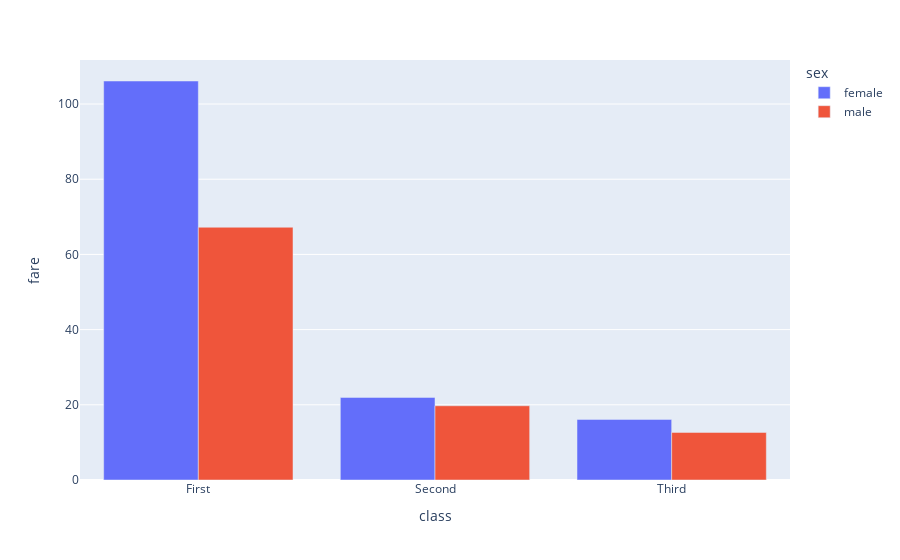

Notebook source saved alongside this figure:
### Code cell
px.bar(data_frame=dfr, x='class', y='fare', color='sex', barmode='group')

### Figure 1 — Plotly figure (JSON) as saved in the notebook; plotly's stock layout.template omitted (floating-point values rounded to 4 significant figures)
{"data": [{"alignmentgroup": "True", "hovertemplate": "sex=female<br>class=%{x}<br>fare=%{y}<extra></extra>", "legendgroup": "female", "marker": {"color": "#636efa", "pattern": {"shape": ""}}, "name": "female", "offsetgroup": "female", "orientation": "v", "showlegend": true, "textposition": "auto", "type": "bar", "x": ["First", "Second", "Third"], "xaxis": "x", "y": [106.1, 21.97, 16.12], "yaxis": "y"}, {"alignmentgroup": "True", "hovertemplate": "sex=male<br>class=%{x}<br>fare=%{y}<extra></extra>", "legendgroup": "male", "marker": {"color": "#EF553B", "pattern": {"shape": ""}}, "name": "male", "offsetgroup": "male", "orientation": "v", "showlegend": true, "textposition": "auto", "type": "bar", "x": ["First", "Second", "Third"], "xaxis": "x", "y": [67.23, 19.74, 12.66], "yaxis": "y"}], "layout": {"autosize": true, "barmode": "group", "legend": {"title": {"text": "sex"}, "tracegroupgap": 0}, "margin": {"t": 60}, "xaxis": {"anchor": "y", "autorange": true, "domain": [0, 1], "range": [-0.5, 2.5], "title": {"text": "class"}, "type": "category"}, "yaxis": {"anchor": "x", "autorange": true, "domain": [0, 1], "range": [0, 111.7], "title": {"text": "fare"}, "type": "linear"}}}
